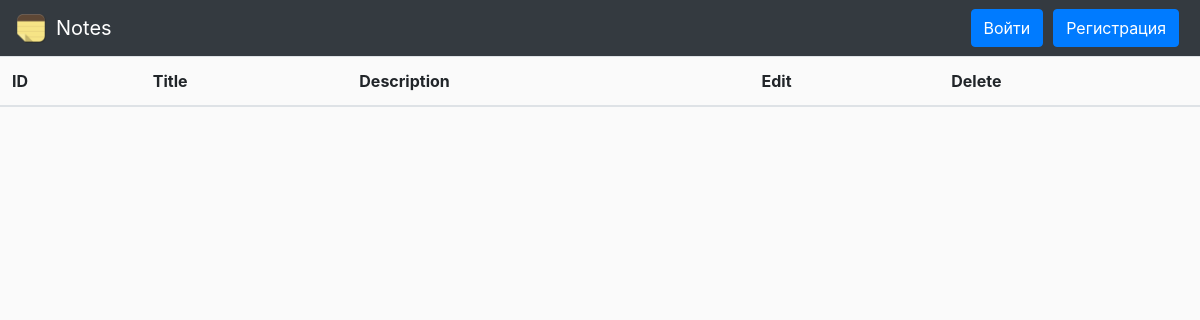
The app's page /, older data.
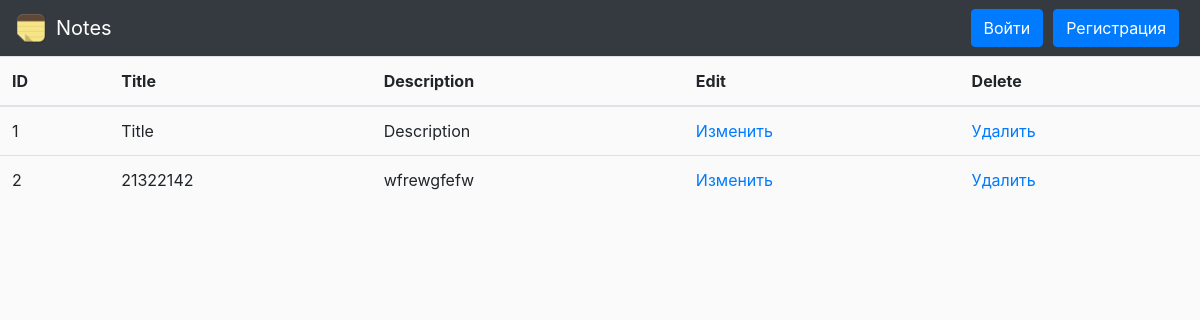
The same page, newer data.
### myapp/models.py (models this page shows, shortened)
class Note(models.Model):
    title = models.CharField(max_length=30)
    description = models.CharField(max_length=400)
    user_id = models.FloatField()

### myapp/views.py (the view)
# urls.py: path('', views.index, name='home'),
def index(request):
    current_user = request.user
    notes = Note.objects.all().filter(user_id=current_user.id)
    return render(request, "index.html", {"notes": notes, "user": request.user})

### templates/index.html (shortened to what this page needs)
<!DOCTYPE html>
<html lang="en">
<head>
    <link rel="stylesheet" href="https://stackpath.bootstrapcdn.com/bootstrap/4.3.1/css/bootstrap.min.css"
>
    <link rel="stylesheet" href="/static/styles.css">
</head>
<body>
<div id="wrapper">
    <div>
        {% if user.is_authenticated %}
            <nav class="navbar navbar-expand-lg navbar-dark bg-dark">
                <img src="/static/notes.ico" width="30" height="30" class="d-inline-block align-top" alt="">
                <a class="navbar-brand" href="#">Notes</a>
                <div class="collapse navbar-collapse" id="navbarTogglerDemo02">
                    <ul class="navbar-nav mr-auto mt-2 mt-lg-0">
                        <li class="nav-item">
                            <a class="nav-link" href="/add" aria-disabled="true">Add note</a>
                        </li>
                    </ul>
                    <div class="form-inline my-2 my-lg-0">
                        <a href="accounts/logout" class="btn btn-primary" role="button" name="LogOut">Выйти</a>
                    </div>
                </div>
            </nav>
        {% else %}
            <nav class="navbar navbar-expand-lg navbar-dark bg-dark">
                <img src="/static/notes.ico" width="30" height="30" class="d-inline-block align-top" alt="">
                <a class="navbar-brand" href="#">Notes</a>
                <div class="collapse navbar-collapse" id="navbarTogglerDemo02">
                    <div class="form-inline my-2 my-lg-0">
                        <a href="/accounts/login" class="btn btn-primary" role="button" name="LogIn">Войти</a>
                        <a href="/registration" class="btn btn-primary" role="button" , name="SingUp">Регистрация</a>
                    </div>
                </div>
            </nav>
        {% endif %}
    </div>
    <div>
        <table class="table table-hover">
            <thead>
            <tr>
                <th scope="col">ID</th>
                <th scope="col">Title</th>
                <th scope="col">Description</th>
                <th scope="col">Edit</th>
                <th scope="col">Delete</th>
            </tr>
            </thead>
            <tbody>
            {% for note in notes %}
                <tr>
                    <td>{{ note.id }}</td>
                    <td>{{ note.title }}</td>
                    <td>{{ note.description }}</td>
                    <td><a href="/edit/{{ note.id }}">Изменить</a></td>
                    <td><a href="delete/{{ note.id }}">Удалить</a></td>
                </tr>
            {% endfor %}
            </tbody>
        </table>
    </div>
</div>
</body>
</html>

### static/styles.css (style rules this page uses)
#wrapper { width: 100%; height: 100%; }
a[name="SingUp"] { margin-right : 5px; }
a[name="LogIn"] { margin-right : 10px; }
body { background-color: #FAFAFA; }
.navbar-brand { margin-left: 10px; }

Row changes from the older to the newer data that the page shows:
added Note: id "1", title "Title", description "Description"
added Note: id "2", title "21322142", description "wfrewgfefw"
